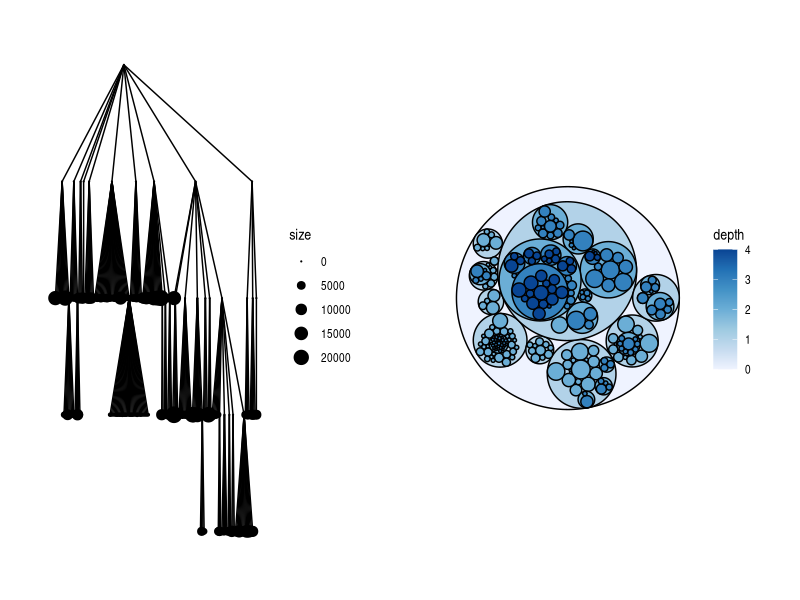
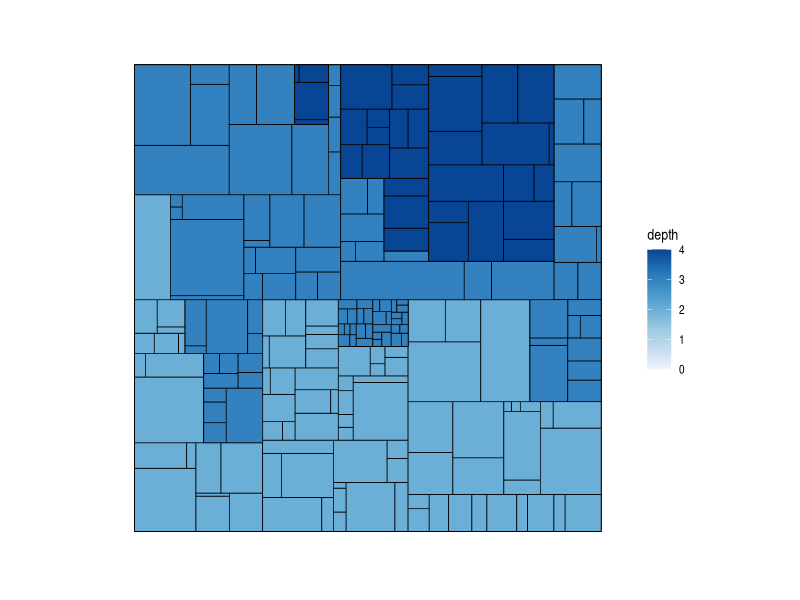

Write R code to recreate these figures, in order.
## ---- chunk 1
knitr::opts_chunk$set(cache = FALSE, message = FALSE, warning = FALSE, echo = TRUE)
## ---- chunk 2
library(tidyverse)
library(ggraph)
library(tidygraph)
library(gridExtra)
theme_set(theme_graph())
## ---- chunk 3
graph <- tbl_graph(flare$vertices, flare$edges)

p1 <- ggraph(graph, "tree") +
  geom_edge_link() +
  geom_node_point(aes(size = size)) +
  scale_size(range = c(0.1, 5))
p2 <- ggraph(graph, "circlepack", weight = size) +
  geom_node_circle(aes(fill = depth)) +
  scale_fill_distiller(direction = 1) +
  coord_fixed()

grid.arrange(p1, p2, ncol = 2)
## ---- chunk 4
ggraph(graph, "treemap", weight = size) +
  geom_node_tile(aes(fill = depth, size = depth), size = 0.25) +
  scale_fill_distiller(direction = 1) +
  coord_fixed()
## ---- chunk 5
knitr::include_graphics("https://uwmadison.box.com/shared/static/wy5pw79og5at35rncgn4ep2uuzawoduc.png")
